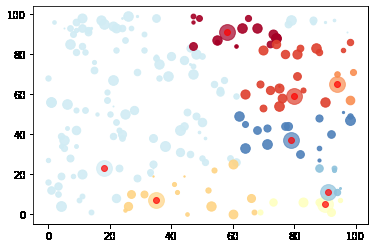
#> input picture facility_location_problem.png, 375 x 248 px, given in place of the camera
$ python tsp_cv.py
#> lines starting #> are read from the running program, lines starting #| are printed output that depends on the picture; after the words box and inside, x2 and y2 are one past the last pixel; in counts of white or black regions, pixels touching at a corner belong together
"""
Copyright (c) 2012-2020 PEQNP. all rights reserved. contact@peqnp.science

Permission is hereby granted, free of charge, to any person obtaining a copy
of this software and associated documentation files (the "Software"), to deal
in the Software without restriction, including without limitation the rights
to use, copy, modify, merge, publish, distribute, sublicense, and/or sell
copies of the Software, and to permit persons to whom the Software is
furnished to do so, subject to the following conditions:

The above copyright notice and this permission notice shall be included in all
copies or substantial portions of the Software.

THE SOFTWARE IS PROVIDED "AS IS", WITHOUT WARRANTY OF ANY KIND, EXPRESS OR
IMPLIED, INCLUDING BUT NOT LIMITED TO THE WARRANTIES OF MERCHANTABILITY,
FITNESS FOR A PARTICULAR PURPOSE AND NONINFRINGEMENT. IN NO EVENT SHALL THE
AUTHORS OR COPYRIGHT HOLDERS BE LIABLE FOR ANY CLAIM, DAMAGES OR OTHER
LIABILITY, WHETHER IN AN ACTION OF CONTRACT, TORT OR OTHERWISE, ARISING FROM,
OUT OF OR IN CONNECTION WITH THE SOFTWARE OR THE USE OR OTHER DEALINGS IN THE
SOFTWARE.
"""

import cv2
import numpy as np
import peqnp as pn


# demo: https://youtu.be/uDWaY742-K8
# ref: https://stackoverflow.com/questions/38827505/detecting-colored-circle-and-its-center-using-opencv

def distance(seq):
    global cir_cen
    return sum(np.linalg.norm(np.asarray(cir_cen[seq[i - 1]]) - np.asarray(cir_cen[seq[i]])) for i in range(len(seq)))


if __name__ == '__main__':
    cir_cen = []

    cap = cv2.VideoCapture(0)
    if cap.isOpened():
        while True:
            ret, frame = cap.read()
#> frame is the input picture: shape (248, 375, 3); mean B, G, R 241.9, 241.9, 244.5

            frame_gau_blur = cv2.GaussianBlur(frame, (3, 3), 0)
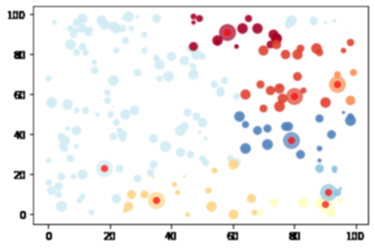
#> frame_gau_blur: shape (248, 375, 3); mean B, G, R 241.9, 241.9, 244.5

            hsv = cv2.cvtColor(frame_gau_blur, cv2.COLOR_RGB2HSV)
#> hsv: shape (248, 375, 3); mean H, S, V 10.7, 9.8, 247.4

            lower_red = np.array([0, 140, 140])
            higher_red = np.array([255, 255, 255])

            red_range = cv2.inRange(hsv, lower_red, higher_red)
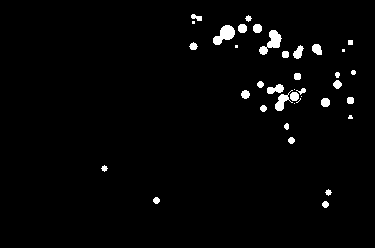
#> red_range: shape (248, 375); 2.2% white; 38 white regions (8 under 20 px), largest, box (x1, y1, x2, y2) and area: (259, 30, 282, 55) 254, (213, 25, 235, 45) 251, (275, 90, 293, 111) 150
            res_red = cv2.bitwise_and(frame_gau_blur, frame_gau_blur, mask=red_range)
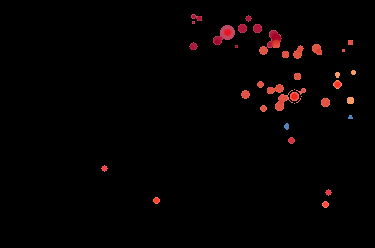
#> res_red: shape (248, 375, 3); mean B, G, R 1.6, 1.6, 4.6
            red_s_gray = cv2.cvtColor(res_red, cv2.COLOR_RGB2HSV)
#> red_s_gray: shape (248, 375, 3); mean H, S, V 2.6, 4, 4.6
            canny_edge = cv2.Canny(red_s_gray, 50, 240)
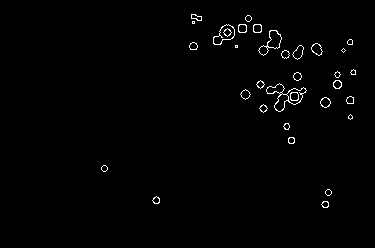
#> canny_edge: shape (248, 375); 1.1% white in thin lines or dots, all inside (x1, y1, x2, y2) = (101, 14, 356, 208)

            circles = cv2.HoughCircles(canny_edge, cv2.HOUGH_GRADIENT, dp=1, minDist=10, param1=10, param2=20, minRadius=1, maxRadius=120)
#> circles = 20 rows, first 8: [263.5, 69.5, 37.2], [271.5, 76.5, 30.5], [284.5, 71.5, 28], [239.5, 73.5, 46.3], [304.5, 74.5, 28.8], [227.5, 76.5, 47.7], [216.5, 102.5, 75], [242.5, 48.5, 23.6]

            cir_cen.clear()
            if circles is not None:
                for i in circles[0, :]:
                    cv2.circle(frame, (i[0], i[1]), 3, (0, 0, 255), 3)
                    cir_cen.append((i[0], i[1]))
#> this loop made 20 passes
#> i on passes 1 to 12: [263.5, 69.5, 37.2], [271.5, 76.5, 30.5], [284.5, 71.5, 28], [239.5, 73.5, 46.3], [304.5, 74.5, 28.8], [227.5, 76.5, 47.7], [216.5, 102.5, 75], [242.5, 48.5, 23.6], [273.5, 39.5, 8.2], [320.5, 68.5, 27.1], [224.5, 33.5, 6.9], [350.5, 129.5, 60.5]
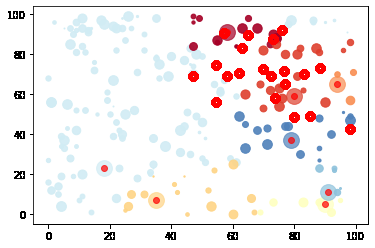
#> frame: shape (248, 375, 3); 2.06% of pixels changed, all inside (x1, y1, x2, y2) = (188, 25, 356, 135)
#> after the loop, cir_cen = 20 items, first 6: (263.5, 69.5), (271.5, 76.5), (284.5, 71.5), (239.5, 73.5), (304.5, 74.5), (227.5, 76.5)
                if len(cir_cen) >= 3:
#> (the run stopped early here; a loop or call above may not have finished)
